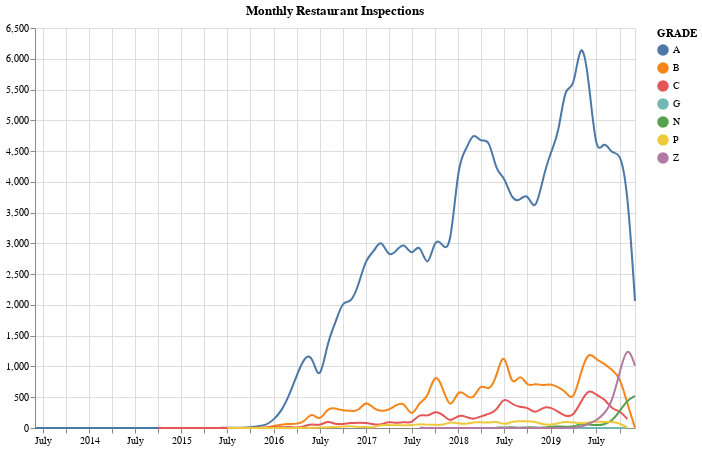

Notebook cell for this chart:
### Markdown cell above
<a id='ts'></a>
### Let's visualize the number of restaurants by grade over time by Inspection Date

### Code cell
#create timeseries data of monthly inspections 
df_dates = df_rest.copy()
df_dates.index = df_dates['INSPECTION DATE']
grades_ts = df_dates.groupby('GRADE').resample('MS')['CAMIS'].count().reset_index()

# Create a selection that chooses the nearest point & selects based on x-value
nearest = alt.selection(type='single', nearest=True, on='mouseover',
                        fields=['INSPECTION DATE'], empty='none')

# Line Chart
line = alt.Chart().mark_line(interpolate='basis').encode(
    alt.X('INSPECTION DATE:T', axis=alt.Axis(title='')),
    alt.Y('CAMIS:Q', axis=alt.Axis(title='')),
    color='GRADE:N'
)

# Transparent selectors across the chart. This is what tells us
# the x-value of the cursor
selectors = alt.Chart().mark_point().encode(
    x='INSPECTION DATE:T',
    opacity=alt.value(0),
).add_selection(
    nearest
)

# Draw points on the line, and highlight based on selection
points = line.mark_point().encode(
    opacity=alt.condition(nearest, alt.value(1), alt.value(0))
)

# Draw text labels near the points, and highlight based on selection
text = line.mark_text(align='left', dx=5, dy=-5).encode(
    text=alt.condition(nearest, 'CAMIS:Q', alt.value(' '))
)

# Draw a rule at the location of the selection
rules = alt.Chart().mark_rule(color='gray').encode(
    x='INSPECTION DATE:T',
).transform_filter(
    nearest
)

# Put the five layers into a chart and bind the data
inspections = alt.layer(line, selectors, points, rules, text,
                       data=grades_ts, 
                       width=600, height=400,title='Monthly Restaurant Inspections')
inspections
# inspections.save('inspections_trend.html')

### Figure 1 — Vega-Lite specification as saved in the notebook (floating-point values rounded to 4 significant figures; data arrays with more than 128 entries replaced by an {"elided": "..."} marker saying what was removed)
{"config": {"view": {"continuousWidth": 400, "continuousHeight": 300}}, "layer": [{"mark": {"type": "line", "interpolate": "basis"}, "encoding": {"color": {"type": "nominal", "field": "GRADE"}, "x": {"type": "temporal", "axis": {"title": ""}, "field": "INSPECTION DATE"}, "y": {"type": "quantitative", "axis": {"title": ""}, "field": "CAMIS"}}}, {"mark": "point", "encoding": {"opacity": {"value": 0}, "x": {"type": "temporal", "field": "INSPECTION DATE"}}, "selection": {"selector027": {"type": "single", "nearest": true, "on": "mouseover", "fields": ["INSPECTION DATE"], "empty": "none"}}}, {"mark": "point", "encoding": {"color": {"type": "nominal", "field": "GRADE"}, "opacity": {"condition": {"value": 1, "selection": "selector027"}, "value": 0}, "x": {"type": "temporal", "axis": {"title": ""}, "field": "INSPECTION DATE"}, "y": {"type": "quantitative", "axis": {"title": ""}, "field": "CAMIS"}}}, {"mark": {"type": "rule", "color": "gray"}, "encoding": {"x": {"type": "temporal", "field": "INSPECTION DATE"}}, "transform": [{"filter": {"selection": "selector027"}}]}, {"mark": {"type": "text", "align": "left", "dx": 5, "dy": -5}, "encoding": {"color": {"type": "nominal", "field": "GRADE"}, "text": {"condition": {"type": "quantitative", "field": "CAMIS", "selection": "selector027"}, "value": " "}, "x": {"type": "temporal", "axis": {"title": ""}, "field": "INSPECTION DATE"}, "y": {"type": "quantitative", "axis": {"title": ""}, "field": "CAMIS"}}}], "data": {"name": "data-d81c6d97f732ad2bff7353a627278af8"}, "height": 400, "title": "Monthly Restaurant Inspections", "width": 600, "$schema": "https://vega.github.io/schema/vega-lite/v4.0.0.json", "datasets": {"data-d81c6d97f732ad2bff7353a627278af8": {"elided": "309 records"}}}
